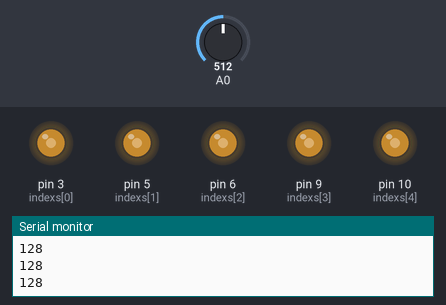
This sketch was run on a simulated Arduino Uno, built with avr-gcc and run on an emulated ATmega328P. Shown: output pins drawn as LEDs (lit = HIGH), the last lines printed to the serial monitor. The test bench sets the inputs (shaded band); at power-on: A0 = 512.

Above: at 1.2 s.
1.3 s: A0 set to 716
At 1.8 s:
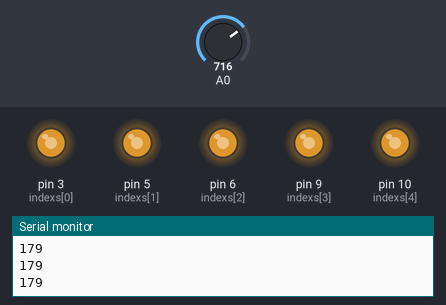
2.8 s: A0 set to 900
At 4.0 s:
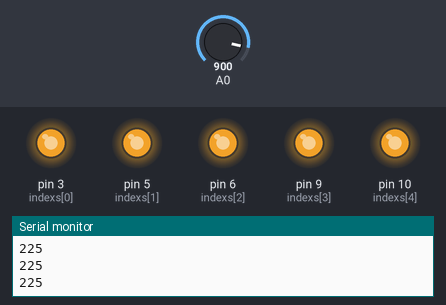
4.3 s: A0 set to 122
At 5.2 s:
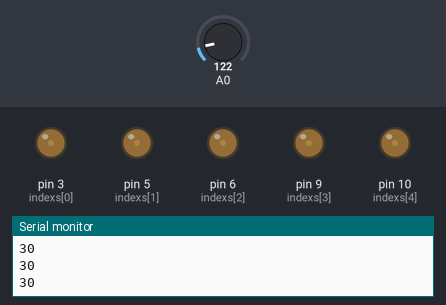
5.8 s: A0 set to 0
At 6.4 s:
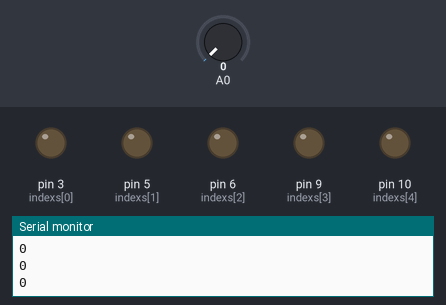
Timing chart, 0 to 8.3 s (numbered marks = the images above; inputs shaded):
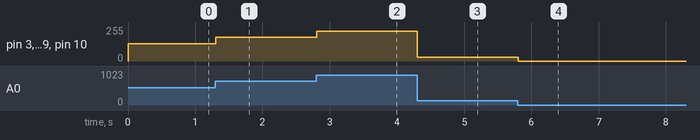

Measured:
- after the input at 1.3 s, pin 3 (indexs[0]), pin 5 (indexs[1]), pin 6 (indexs[2]), pin 9 (indexs[3]), pin 10 (indexs[4]): 128/255 → 179/255 at once
- after the input at 2.8 s, pin 3 (indexs[0]), pin 5 (indexs[1]), pin 6 (indexs[2]), pin 9 (indexs[3]), pin 10 (indexs[4]): 179/255 → 225/255 at once
- after the input at 4.3 s, pin 3 (indexs[0]), pin 5 (indexs[1]), pin 6 (indexs[2]), pin 9 (indexs[3]), pin 10 (indexs[4]): 225/255 → 30/255 at once
- after the input at 5.8 s, pin 3 (indexs[0]), pin 5 (indexs[1]), pin 6 (indexs[2]), pin 9 (indexs[3]), pin 10 (indexs[4]): 30/255 → 0/255 at once

The sketch:

DuyetLed.ino
```cpp
// C++ code
//
int count = 4;
int indexs[] = { 3, 5, 6, 9, 10 };
void setup() {
  for (int i = 0; i < 5; i++) {
    pinMode(indexs[i], OUTPUT);
  }
  Serial.begin(9600);
}

void loop() {
  int value = analogRead(0) / 4;
  Serial.println(value);
  for (int i = 0; i < 5; i++) {
    analogWrite(indexs[i], value);
  }
}
```
